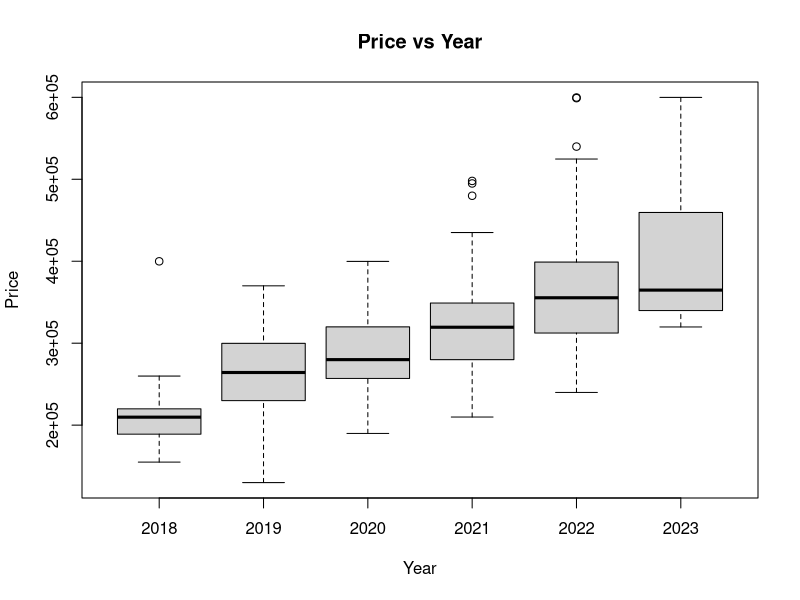
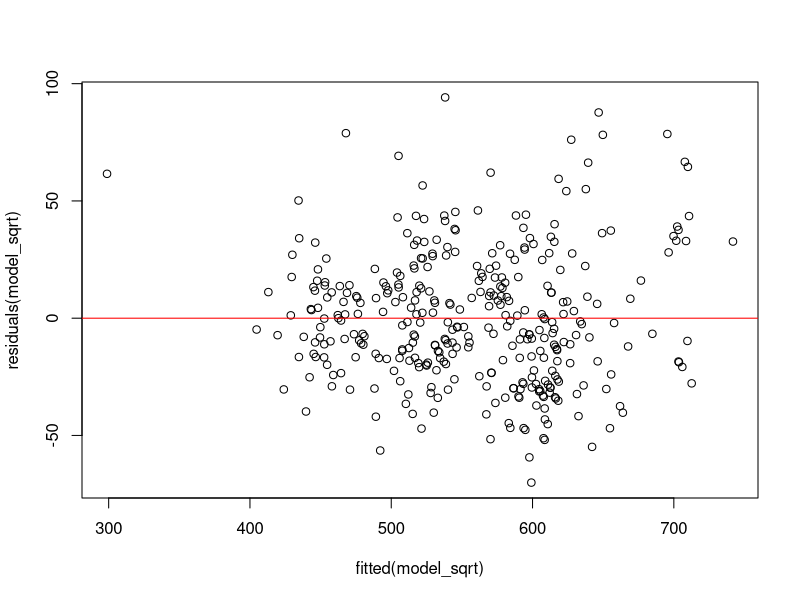
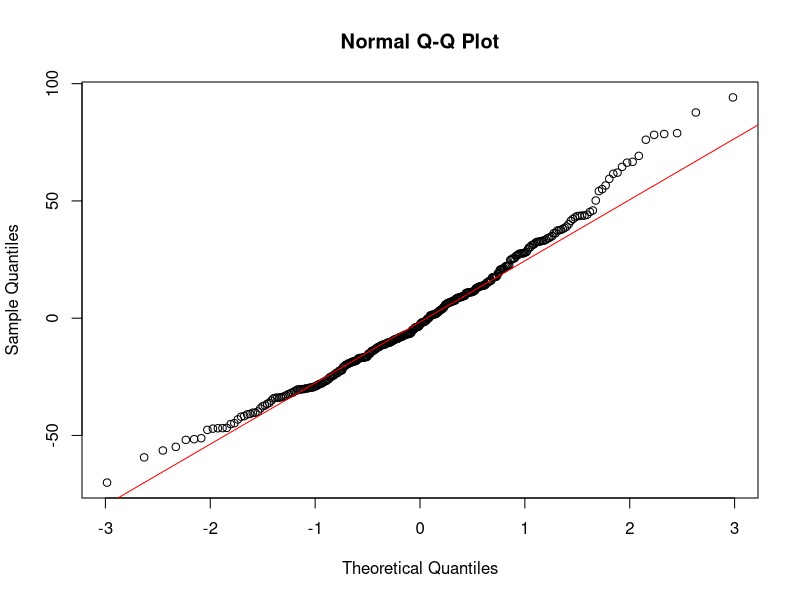
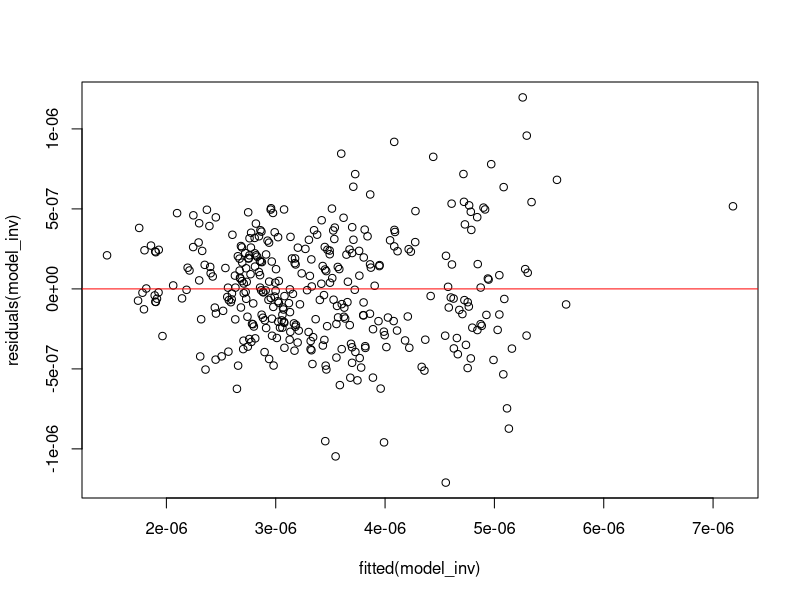
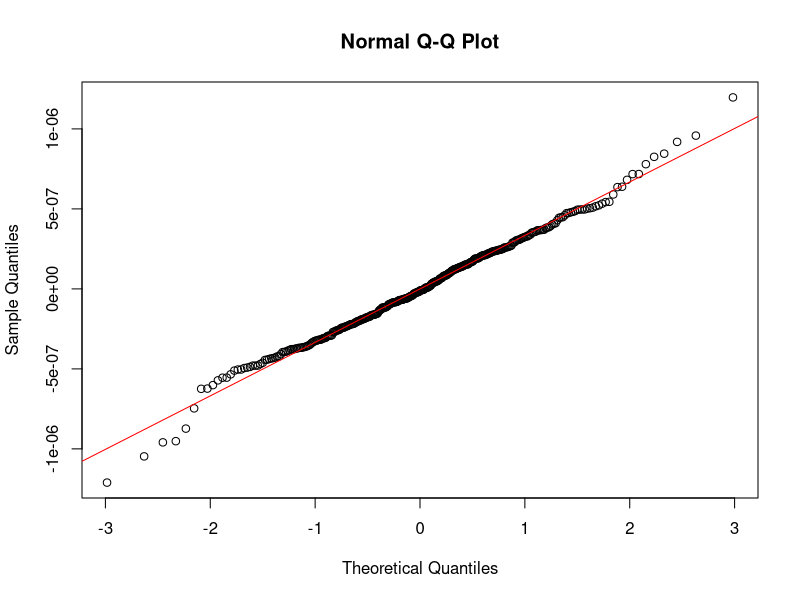
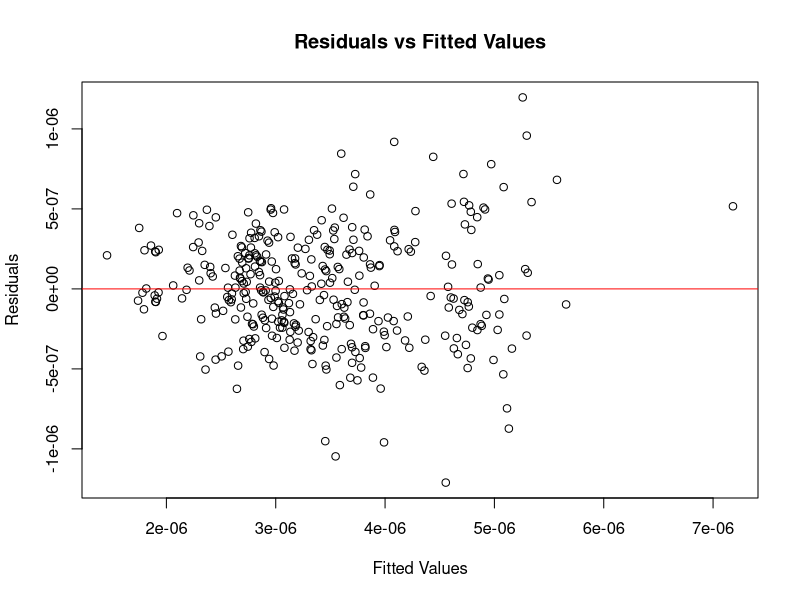
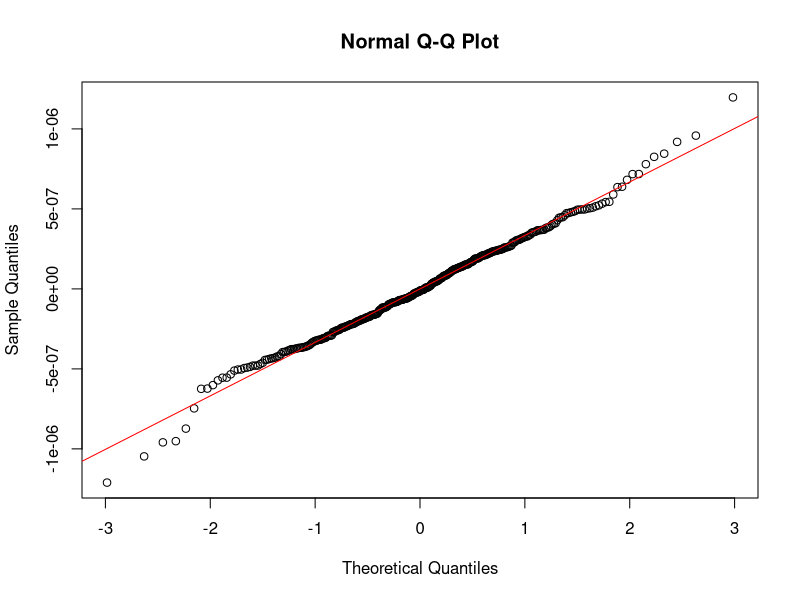
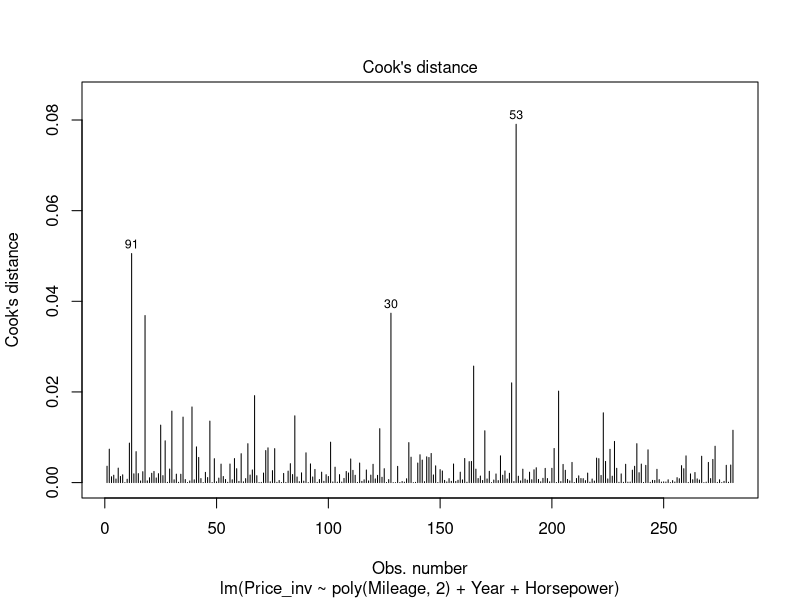

Here is the R script that generated these plots, in order:
getwd()
# Read the CSV file into R
cars_data <- read.csv("CarsDatafinal.csv", header = TRUE)

# Check the first few rows of the dataframe to confirm it's loaded correctly
head(cars_data)

# Load CSV data into R
cars_data <- read.csv("CarsDatafinal.csv")

# Check the structure of the data
str(cars_data)

# Assuming 'cars_data' is your dataframe

# Remove unnecessary columns
cars_data <- subset(cars_data, select = -c(Model, Link.to.advertisement))
# Check the last few rows to see if anything looks unusual
tail(cars_data)

# Remove rows where all entries are NA
cars_data <- na.omit(cars_data)
#Check the structure of the cleaned data
str(cars_data)
# Print a summary of the cleaned data
summary(cars_data)
# Summarize missing values in each column
sum(is.na(cars_data))
#Convert Data Types
cars_data$Year <- as.factor(cars_data$Year)
cars_data$Fuel <- as.factor(cars_data$Fuel)
cars_data$Gearbox <- as.factor(cars_data$Gearbox)
plot(cars_data$Year, cars_data$Price, main="Price vs Year", xlab="Year", ylab="Price")
summary(lm(Price ~ Year + Mileage + Horsepower, data=cars_data))
model <- lm(Price ~ Year + Mileage + Horsepower, data=cars_data)
summary(model)

# Load necessary library
library(car)

# Calculate VIF
vif_model <- vif(lm(Price ~ Year + Mileage + Horsepower, data = cars_data))
print(vif_model)


install.packages("lmtest")
library(lmtest)
bptest(model)

cars_data$Log_Price <- log(cars_data$Price)
model_log <- lm(Log_Price ~ Year + Mileage + Horsepower, data=cars_data)
summary(model_log)


# Load necessary packages
library(sandwich)
library(lmtest)
# Fit the model with log-transformed price
model_log <- lm(Log_Price ~ Year + Mileage + Horsepower, data = cars_data)
# Calculate robust standard errors
robust_se <- coeftest(model_log, vcov = vcovHC(model_log, type = "HC1"))
# Print the summary with robust standard errors
print(robust_se)

# Install packages if not already installed
if (!require("car")) install.packages("car", dependencies=TRUE)
if (!require("lmtest")) install.packages("lmtest", dependencies=TRUE)
if (!require("sandwich")) install.packages("sandwich", dependencies=TRUE)

cars_data$Log_Price <- log(cars_data$Price)
model_log <- lm(Log_Price ~ Year + Mileage + Horsepower, data=cars_data)
summary(model_log)
# Fit the model with log-transformed price
model_log <- lm(Log_Price ~ Year + Mileage + Horsepower, data = cars_data)
# Calculate robust standard errors
robust_se <- coeftest(model_log, vcov = vcovHC(model_log, type = "HC1"))
# Print the summary with robust standard errors
print(robust_se)

# Load necessary libraries
library(car)
library(lmtest)
library(sandwich)



# Install the necessary packages
install.packages("sandwich")
install.packages("lmtest")

# Load the packages
library(sandwich)
library(lmtest)

# Fit the model with log-transformed price
model_log <- lm(Log_Price ~ Year + Mileage + Horsepower, data = cars_data)

# Calculate robust standard errors
robust_se <- coeftest(model_log, vcov = vcovHC(model_log, type = "HC1"))

# Print the summary with robust standard errors
print(robust_se)


library(sandwich)
library(lmtest)

model_robust <- lm(Price ~ Year + Mileage + Horsepower, data=cars_data)
coeftest(model_robust, vcov = vcovHC(model_robust, type = "HC1"))


# Assuming heteroscedasticity might be linked to Mileage
weights <- 1 / cars_data$Mileage
model_wls <- lm(Price ~ Year + Mileage + Horsepower, data = cars_data, weights = weights)
summary(model_wls)


# Calculate residuals from the model
residuals <- residuals(model_wls)

# Perform Shapiro-Wilk test for normality
shapiro_test <- shapiro.test(residuals)

# Print the results of the Shapiro-Wilk test
print(shapiro_test)


# Applying square root transformation to the 'Price' variable
cars_data$Price_sqrt <- sqrt(cars_data$Price)
# Fit the linear model using the transformed 'Price' variable
model_sqrt <- lm(Price_sqrt ~ Year + Mileage + Horsepower, data = cars_data)
# Summarize the model to look at coefficients and overall fit
summary(model_sqrt)
# Checking normality of residuals
shapiro.test(residuals(model_sqrt))
# Plot residuals to check for patterns
plot(residuals(model_sqrt) ~ fitted(model_sqrt))
abline(h = 0, col = "red")

# QQ plot to check for normality visually
qqnorm(residuals(model_sqrt))
qqline(residuals(model_sqrt), col = "red")



# Applying inverse transformation to the 'Price' variable
cars_data$Price_inv <- 1 / cars_data$Price
# Fit the linear model using the inversely transformed 'Price' variable
model_inv <- lm(Price_inv ~ Year + Mileage + Horsepower, data = cars_data)
# Summarize the model to look at coefficients and overall fit
summary(model_inv)
# Checking normality of residuals
shapiro.test(residuals(model_inv))
# Plot residuals to check for patterns
plot(residuals(model_inv) ~ fitted(model_inv))
abline(h = 0, col = "red")
# QQ plot to check for normality visually
qqnorm(residuals(model_inv))
qqline(residuals(model_inv), col = "red")




# Assuming you have `model_log`, `model_sqrt`, `model_inv` already fitted
# Use AIC and BIC to compare models
aic_log <- AIC(model_log)
aic_sqrt <- AIC(model_sqrt)
aic_inv <- AIC(model_inv)

bic_log <- BIC(model_log)
bic_sqrt <- BIC(model_sqrt)
bic_inv <- BIC(model_inv)

# Compare R-squared values
r_squared_log <- summary(model_log)$r.squared
r_squared_sqrt <- summary(model_sqrt)$r.squared
r_squared_inv <- summary(model_inv)$r.squared

# Assuming `model_inv` is the chosen model based on previous step
# Calculate VIF for the chosen model
library(car)
vif_model_inv <- vif(model_inv)
print(vif_model_inv)

# Run Breusch-Pagan test again for heteroscedasticity
library(lmtest)
bptest(model_inv)



# AIC and BIC for original model
aic_original <- AIC(model_robust)
bic_original <- BIC(model_robust)

# AIC and BIC for log-transformed model
aic_log <- AIC(model_log)
bic_log <- BIC(model_log)

# AIC and BIC for square root-transformed model
aic_sqrt


# AIC and BIC for original model
aic_original <- AIC(model_robust)
bic_original <- BIC(model_robust)

# Print AIC and BIC for the original model
print(paste("Original Model AIC:", aic_original))
print(paste("Original Model BIC:", bic_original))

# AIC and BIC for log-transformed model
aic_log <- AIC(model_log)
bic_log <- BIC(model_log)

# Print AIC and BIC for the log-transformed model
print(paste("Log Model AIC:", aic_log))
print(paste("Log Model BIC:", bic_log))

# Fit and calculate AIC and BIC for square root-transformed model
model_sqrt <- lm(sqrt(Price) ~ Year + Mileage + Horsepower, data=cars_data)
aic_sqrt <- AIC(model_sqrt)
bic_sqrt <- BIC(model_sqrt)

# Print AIC and BIC for the square root-transformed model
print(paste("Square Root Model AIC:", aic_sqrt))
print(paste("Square Root Model BIC:", bic_sqrt))

# Fit and calculate AIC and BIC for inverse-transformed model
model_inv <- lm(I(1/Price) ~ Year + Mileage + Horsepower, data=cars_data)
aic_inv <- AIC(model_inv)
bic_inv <- BIC(model_inv)

# Print AIC and BIC for the inverse-transformed model
print(paste("Inverse Model AIC:", aic_inv))
print(paste("Inverse Model BIC:", bic_inv))



# Set the seed for reproducibility
set.seed(123)

# Create a random sample of row indices for the training set
train_indices <- sample(1:nrow(cars_data), size = 0.8 * nrow(cars_data))

# Create training and testing sets
training_set <- cars_data[train_indices, ]
testing_set <- cars_data[-train_indices, ]



# Print the dimensions of the training and testing sets to verify the split
cat("Training set dimensions: ", dim(training_set), "\n")
cat("Testing set dimensions: ", dim(testing_set), "\n")

# Optionally, view a summary or the first few rows to inspect the datasets
summary(training_set)
summary(testing_set)

# View the first few rows of each set
head(training_set)
head(testing_set)



# Fit the regression model using inverse-transformed Price
model_train <- lm(Price_inv ~ Year + Mileage + Horsepower, data = training_set)
# Summarize the model to look at coefficients and overall fit
summary(model_train)



# Load necessary library for cross-validation
library(caret)
# Set up cross-validation with 10 folds
train_control <- trainControl(method = "cv", number = 10)
# Train the model with cross-validation
model_cv <- train(Price_inv ~ Year + Mileage + Horsepower, data = training_set, 
                  method = "lm", trControl = train_control)
# Summarize the cross-validation results
print(model_cv)




# Use the model to make predictions on the test set
predicted_prices_inv <- predict(model_train, newdata = testing_set)

# Transform predictions back to original price scale
# For example if using inverse transformation:
predicted_prices <- 1 / predicted_prices_inv

# Calculate error metrics
actual_prices <- testing_set$Price
mae <- mean(abs(predicted_prices - actual_prices))  # Mean Absolute Error
mse <- mean((predicted_prices - actual_prices)^2)  # Mean Squared Error
rmse <- sqrt(mse)  # Root Mean Squared Error

# Print the errors
cat("MAE:", mae, "MSE:", mse, "RMSE:", rmse, "\n")



# Plotting residuals against fitted values to check for patterns
plot(residuals(model_inv) ~ fitted(model_inv), main="Residuals vs Fitted Values", xlab="Fitted Values", ylab="Residuals")
abline(h=0, col="red")  # Adding a horizontal line at zero

# Creating a QQ plot to check for normality of residuals
qqnorm(residuals(model_inv))
qqline(residuals(model_inv), col="red")


# Adding an interaction term example
model_interaction <- lm(Price_inv ~ Year * Mileage + Horsepower, data = training_set)
summary(model_interaction)

# Adding a polynomial term (quadratic term for Mileage)
model_poly <- lm(Price_inv ~ poly(Mileage, 2) + Year + Horsepower, data = training_set)
summary(model_poly)

# Calculate robust standard errors
library(sandwich)
library(lmtest)
robust_se <- coeftest(model_poly, vcov = vcovHC(model_poly, type = "HC1"))
print(robust_se)

# Identifying potential outliers
plot(model_poly, which = 4)  # Plot which shows Cook's distance to identify influential points

# Fitting a non-linear model (e.g., generalized additive models)
library(mgcv)
model_gam <- gam(Price_inv ~ s(Mileage) + s(Horsepower) + Year, data = training_set)
summary(model_gam)

# Using Random Forest for regression
library(randomForest)
set.seed(123)  # for reproducibility
model_rf <- randomForest(Price_inv ~ ., data = training_set)
print(model_rf)

install.packages("randomForest")
# Load the randomForest package
library(randomForest)
# Install the randomForest package if it's not already installed
if (!require("randomForest")) {
  install.packages("randomForest")
  library(randomForest)
} else {
  library(randomForest)
}

#running again
set.seed(123)
model_rf <- randomForest(Price_inv ~ ., data = training_set, importance = TRUE)


# Set a random seed for reproducibility
set.seed(123)

# Train a Random Forest regression model
model_rf <- randomForest(Price_inv ~ ., data = training_set, importance = TRUE)

# Print the model summary
print(model_rf)

# Check variable importance
importance(model_rf)

# Predict on the testing set
predictions_rf <- predict(model_rf, newdata = testing_set)

# Calculate performance metrics
mae_rf <- mean(abs((1 / predictions_rf) - (1 / testing_set$Price_inv)))
mse_rf <- mean(((1 / predictions_rf) - (1 / testing_set$Price_inv))^2)
rmse_rf <- sqrt(mse_rf)

# Print out performance metrics
cat("MAE for Random Forest:", mae_rf, "\n")
cat("MSE for Random Forest:", mse_rf, "\n")
cat("RMSE for Random Forest:", rmse_rf, "\n")


# K-fold cross-validation using caret package
set.seed(123)
fitControl <- trainControl(method = "cv", number = 10)
model_cv <- train(Price_inv ~ ., data = training_set, method = "rf", trControl = fitControl)
print(model_cv)

# Install the caret package if it's not already installed
if (!require("caret")) {
  install.packages("caret", dependencies=TRUE)
  library(caret)
} else {
  library(caret)
}

# running cross-validation setup again
set.seed(123)
fitControl <- trainControl(method = "cv", number = 10)
model_cv <- train(Price_inv ~ ., data = training_set, method = "rf", trControl = fitControl)
print(model_cv)



# Predictions on the testing set using the refined model
predicted_prices_inv <- predict(model_rf, newdata = testing_set)
predicted_prices <- 1 / predicted_prices_inv  # used inverse transformation

# Calculate final error metrics
actual_prices <- testing_set$Price
mae <- mean(abs(predicted_prices - actual_prices))
mse <- mean((predicted_prices - actual_prices)^2)
rmse <- sqrt(mse)

# Print the final error metrics
cat("Final MAE:", mae, "Final MSE:", mse, "Final RMSE:", rmse, "\n")



# Create a new data frame for predictions
new_data <- data.frame(
  Year = factor("2023", levels = c("2018", "2019", "2020", "2021", "2022", "2023")),
  Mileage = 7500,
  Horsepower = 250
)

# Predicting with a confidence interval
conf_intervals <- predict(model_inv, newdata = new_data, interval = "confidence")

# Predicting with a prediction interval
pred_intervals <- predict(model_inv, newdata = new_data, interval = "prediction")

# View the confidence intervals
print(conf_intervals)

# View the prediction intervals
print(pred_intervals)



# Convert inverse-transformed intervals back to price scale
actual_price_fit <- 1 / conf_intervals[1, "fit"]
actual_price_conf_lwr <- 1 / conf_intervals[1, "lwr"]
actual_price_conf_upr <- 1 / conf_intervals[1, "upr"]

actual_price_pred_lwr <- 1 / pred_intervals[1, "lwr"]
actual_price_pred_upr <- 1 / pred_intervals[1, "upr"]

# Print the converted intervals
cat("Predicted price:", actual_price_fit, "\n")
cat("Confidence interval:", actual_price_conf_lwr, "to", actual_price_conf_upr, "\n")
cat("Prediction interval:", actual_price_pred_lwr, "to", actual_price_pred_upr, "\n")
